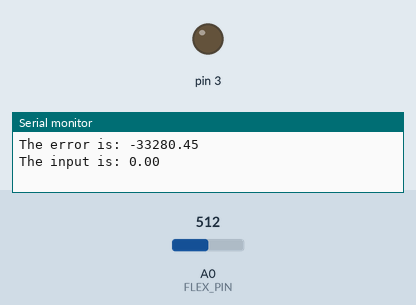
Bench run of a sketch on a simulated Arduino Uno, built with avr-gcc and run on an emulated ATmega328P. Shown: output pins drawn as LEDs (lit = HIGH), the last lines printed to the serial monitor. The inputs (shaded band) are chosen by the test bench; at power-on: A0 (FLEX_PIN) = 512.

Above: at 1.2 s.
1.3 s: A0 (FLEX_PIN) set to 787
2.8 s: A0 (FLEX_PIN) set to 810
At 3.6 s:
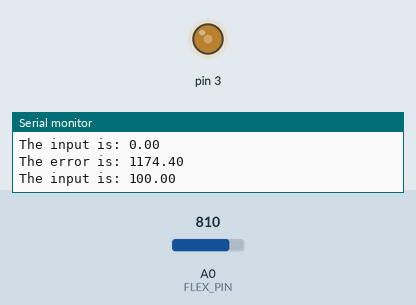
5.8 s: A0 (FLEX_PIN) set to 0
At 6.2 s:
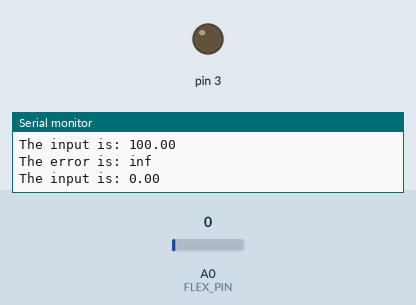
8.5 s: A0 (FLEX_PIN) set to 900
At 9.6 s:
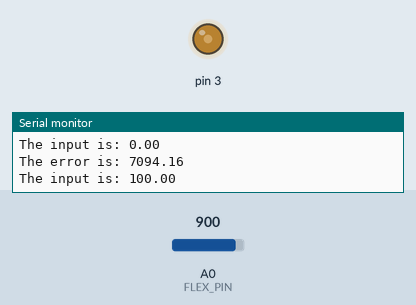
10.0 s: A0 (FLEX_PIN) set to 716
At 10.4 s:
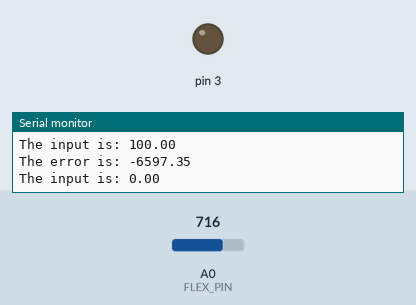
Timing chart, 0 to 12.5 s (numbered marks = the images above; inputs shaded):
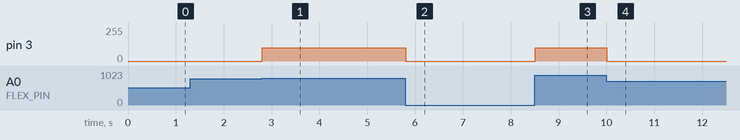

Measured:
- the behaviour switches between 794 and 795 on A0 (FLEX_PIN) (found by bisection; images 0 and 1)
- after the input at 2.8 s, pin 3: 0/255 → 100/255 at once
- after the input at 5.8 s, pin 3: 100/255 → 0/255 at once
- after the input at 8.5 s, pin 3: 0/255 → 100/255 at once
- after the input at 10.0 s, pin 3: 100/255 → 0/255 at once

The sketch:

PID_with_flex.ino
```cpp
int incomingByte = 0;
float input = 0.0;
float reference, error;
float Kp = 0.3, Ki = 1, Kd = 20;
float a, b, c;

float prev_error = 0.0, prev_prev_error = 0.0;

const int FLEX_PIN = A0; // Pin connected to voltage divider output
const float VCC = 5.078; // Measured voltage of Ardunio 5V line
const float R_DIV = 46872.0; // Measured resistance of 3.3k resistor
const float STRAIGHT_RESISTANCE = 13500; // resistance when straight
const float BEND_RESISTANCE = 26840.495; // resistance at 90 deg


int count = 0;
int delta_t = 10;
float t, delayTime;

void setup(){

  pinMode(3, OUTPUT);
  // set mosfet gate pin to an output

  pinMode(FLEX_PIN, INPUT);

  reference = STRAIGHT_RESISTANCE;

  a = Kp + Ki*delta_t/2 + Kd/delta_t;
  b = -Kp + Ki*delta_t/2 - 2*Kd/delta_t;
  c = Kd/delta_t;

  Serial.begin(9600);
  // opens serial port, sets data rate to 9600 bps
}


void loop(){

  t = millis();
  int flexADC = analogRead(FLEX_PIN);

  float flexV = flexADC * VCC / 1023.0;

  float flexR = R_DIV * (VCC / flexV - 1.0);

//Read the wanted angle
  if (Serial.available() > 0)

  {
    //read the incoming entered byte:
    incomingByte = Serial.parseInt();
    Serial.print("I received: ");
    Serial.println(incomingByte);

  }

   incomingByte = min(incomingByte, 90);
   reference = map(incomingByte, 0.0, 90.0, STRAIGHT_RESISTANCE, BEND_RESISTANCE);

   error = reference - flexR;
   input += a*error + b*prev_error + c*prev_prev_error;
   prev_error = error;
   prev_prev_error = prev_error;

   input = min(input, 100);
   input = max(0, input);


   if (count >= 100)
   {
     Serial.print("The error is: ");
     Serial.println(error);
     Serial.print("The input is: ");
     Serial.println(input);
     count = 0;
   }

  analogWrite(3, input); //write the user entered value(0-254)to pwm outdput

  count++;

  delayTime = t + delta_t - millis();
  if(delayTime>0)
  {
    //Serial.println("Yahoo!");
    delay(delayTime);
  }//You may change this to be whatever frequency you want
 }
```
